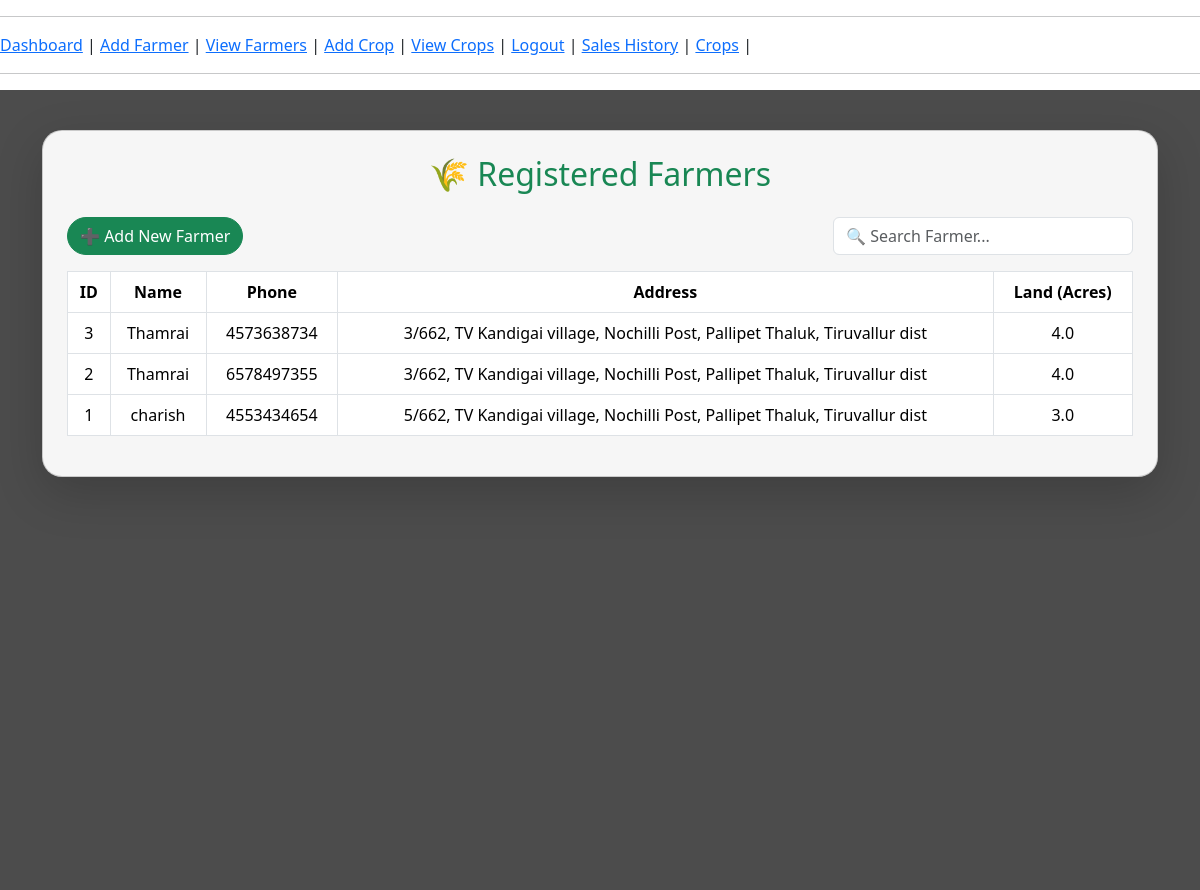
Page /farmers (signed in) on the earlier database version.
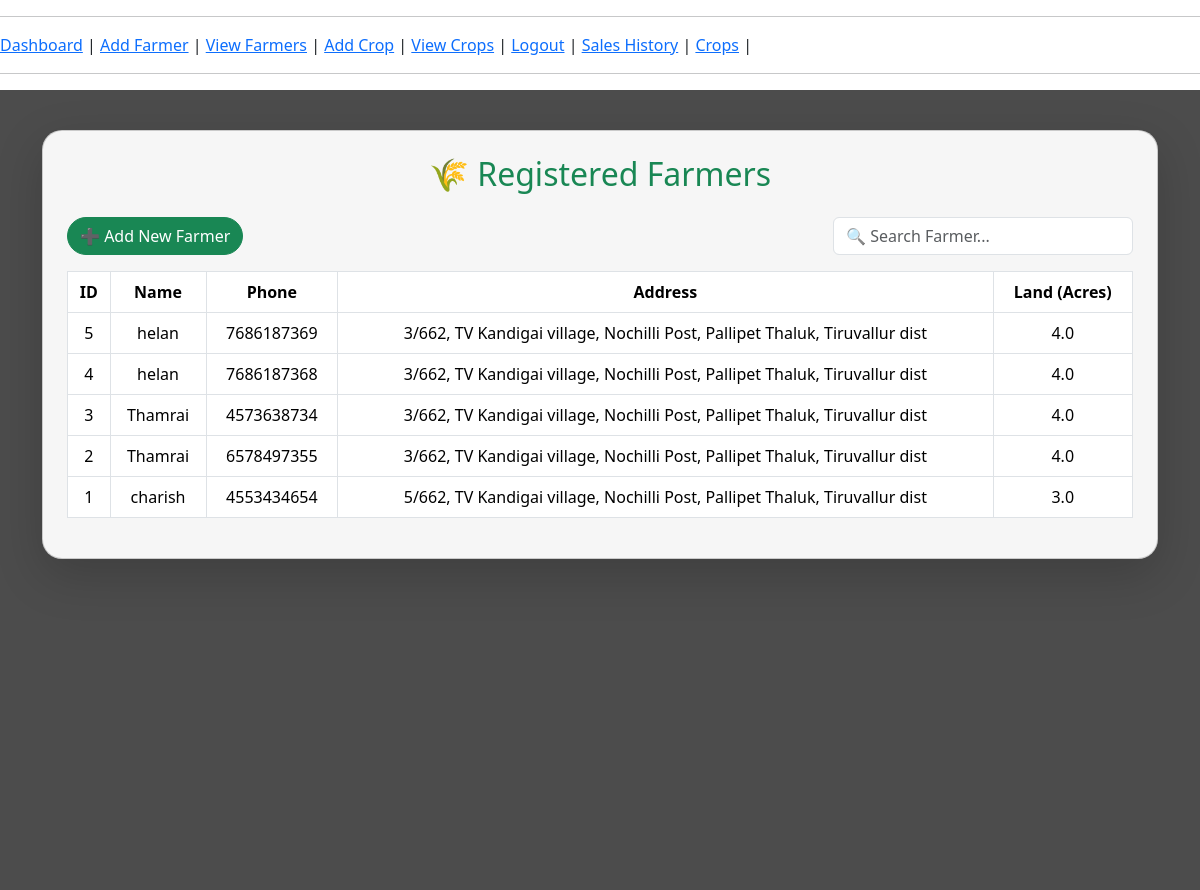
Same page on the later database version.
### tables this page shows
CREATE TABLE farmers (
        id INTEGER PRIMARY KEY AUTOINCREMENT,
        name TEXT NOT NULL,
        phone TEXT NOT NULL UNIQUE,
        address TEXT NOT NULL,
        land_area REAL NOT NULL,
        soil_type TEXT,
        irrigation TEXT,
        created_at TIMESTAMP DEFAULT CURRENT_TIMESTAMP
    );

### app.py (the view)
@app.route("/farmers")
def farmers():
    if "user" not in session:
        return redirect("/login")
    conn = get_connection()
    conn.row_factory = sqlite3.Row   # 👈 Important (to access by column name)
    cursor = conn.cursor()
    cursor.execute("""
        SELECT id, name, phone, address, land_area, soil_type, irrigation
        FROM farmers
        ORDER BY id DESC
    """)
    farmers = cursor.fetchall()
    conn.close()
    return render_template("farmers.html", farmers=farmers)

### app.py (called while the page is built)
def get_connection():
    conn = sqlite3.connect("agri_erp.db", timeout=10)
    conn.row_factory = sqlite3.Row
    conn.execute("PRAGMA journal_mode=WAL")   # prevents database lock
    return conn

### templates/farmers.html (shortened to what this page needs)
<!DOCTYPE html>
<html lang="en">
<head>
<link href="https://cdn.jsdelivr.net/npm/bootstrap@5.3.2/dist/css/bootstrap.min.css" rel="stylesheet">
</head>
<body>
{% include "navbar.html" %}
<div class="overlay">
<div class="container">
<div class="card shadow-lg p-4">
<h2 class="text-center text-success mb-4">🌾 Registered Farmers</h2>
<div class="d-flex justify-content-between mb-3">
    <a href="/add_farmer" class="btn btn-success btn-custom">➕ Add New Farmer</a>
    <input type="text" id="searchInput" class="form-control search-box" placeholder="🔍 Search Farmer...">
</div>
<div class="table-responsive">
<table class="table table-bordered table-hover align-middle text-center">
<thead>
<tr>
    <th>ID</th>
    <th>Name</th>
    <th>Phone</th>
    <th>Address</th>
    <th>Land (Acres)</th>
</tr>
</thead>
<tbody id="farmerTable">
{% for farmer in farmers %}
<tr>
    <td>{{ farmer["id"] }}</td>
    <td>{{ farmer["name"] }}</td>
    <td>{{ farmer["phone"] }}</td>
    <td>{{ farmer["address"] }}</td>
    <td>{{ farmer["land_area"] }}</td>
</tr>
{% endfor %}
</tbody>
</table>
</div>
</div>
</div>
</div>
</body>
</html>

### templates/navbar.html
<hr>
<a href="/">Dashboard</a> |
<a href="/add_farmer">Add Farmer</a> |
<a href="/farmers">View Farmers</a> |
<a href="/add_crop">Add Crop</a> |
<a href="/crops">View Crops</a> |
<a href="/logout">Logout</a> |
<a href="/sales">Sales History</a> |
<a href="/crops">Crops</a> |
<hr>

### templates/farmers.html (style rules this page uses)
body { background: url('https://encrypted-tbn0.gstatic.com/images?q=tbn:ANd9GcTX1M1xEdRnfnybSWW8VQS95X1cEA3s7SzmnQ&s') no-repeat center center fixed; background-size: cover; font-family: 'Segoe UI', sans-serif; }
.overlay { background: rgba(0,0,0,0.7); min-height: 100vh; padding: 40px 0; }
.card { background: rgba(255,255,255,0.95); border-radius: 20px; backdrop-filter: blur(10px); animation: fadeIn 0.8s ease-in-out; }
.table thead { background-color: #198754; color: white; }
.table tbody tr { transition: 0.3s; }
.btn-custom { border-radius: 25px; }
.search-box { max-width: 300px; }

Differences in the rows shown:
added farmers: id "5", name "helan", phone "7686187369", address "3/662, TV Kandigai village, Nochilli Post, Pallipet Thaluk, Tiruvallur dist", land_area "4.0"
added farmers: id "4", name "helan", phone "7686187368", address "3/662, TV Kandigai village, Nochilli Post, Pallipet Thaluk, Tiruvallur dist", land_area "4.0"
